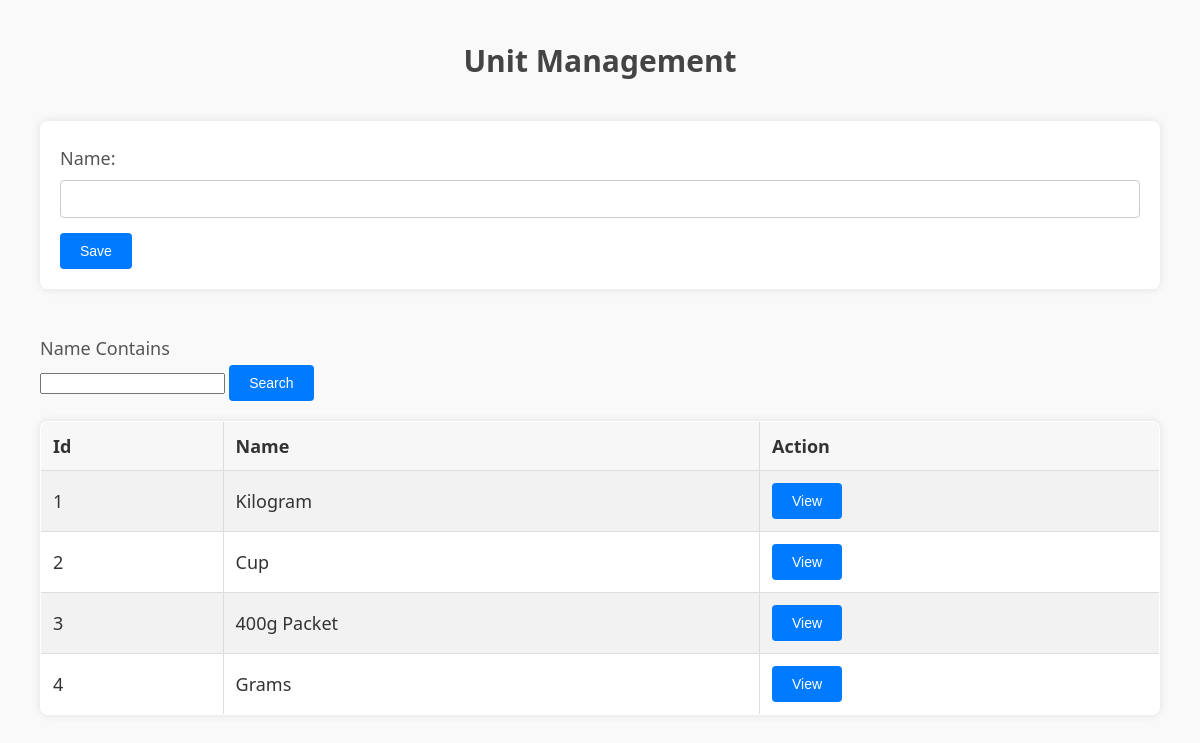
/app/Unit/, run on an earlier commit of the app's database.
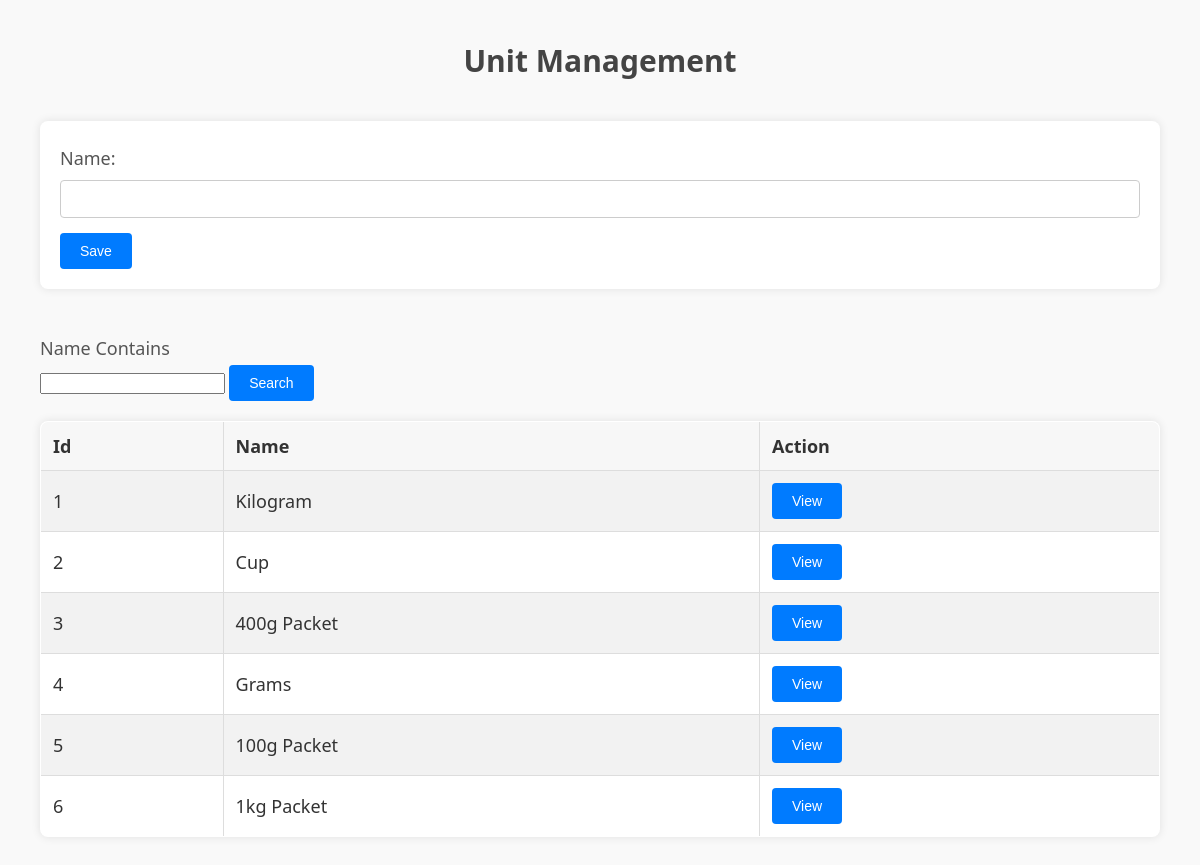
And on a later commit of the database.
### app/models.py (models this page shows, shortened)
class Unit (models.Model):
    name = models.CharField(max_length = 20)

### app/views.py (the view)
# urls.py: path('Unit/', views.Unitview),
def Unitview(request):
    Units = Unit.objects.all()
    if request.method == 'POST':
        form = UnitForm(request.POST)
        if form.is_valid():
            form.save()
    else:
        form = UnitForm()
    context = {'form':form, 'uts':Units}
    return render(request, 'Unit.html', context)

### app/forms.py
class  UnitForm (forms.ModelForm) :
    class Meta:
        model = Unit
        fields = '__all__'

### app/templates/Unit.html (shortened to what this page needs)
<html>
<head>
<h1>Unit Management</h1>
    </head>
    <body>
<form method="POST">
    {{form}}
    <input type="submit" value="Save">
</form>
<br>
<label>Name Contains</label>
<input/>
<button>Search</button>
<table border="1">
<tr>
<th>Id</th>
<th>Name</th>
<th>Action</th>
</tr>
{% for Unit in uts %}
<tr>
    <td>{{Unit.id}}</td>
    <td>{{Unit.name}}</td>
    <td><button>View</button></td>
</tr>
{% endfor %}
</table>
</html>

What changed in the data, as far as the page shows it:
added Unit: id "5", name "100g Packet"
added Unit: id "6", name "1kg Packet"
